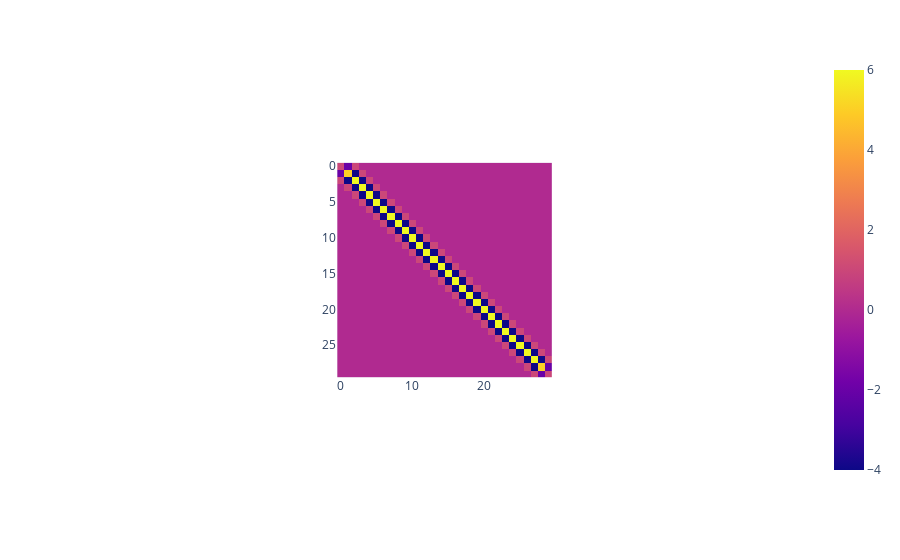

Notebook code cell kept with this figure:
### Code cell
px.imshow(Se.smoothness)

### Figure 1 — Plotly figure (JSON) as saved in the notebook; plotly's stock layout.template omitted (floating-point values rounded to 4 significant figures; data arrays with more than 128 entries replaced by an {"elided": "..."} marker saying what was removed)
{"data": [{"coloraxis": "coloraxis", "hovertemplate": "x: %{x}<br>y: %{y}<br>color: %{z}<extra></extra>", "type": "heatmap", "z": {"elided": "30x30 int values"}}], "layout": {"autosize": true, "coloraxis": {"colorscale": [[0, "#0d0887"], [0.1111, "#46039f"], [0.2222, "#7201a8"], [0.3333, "#9c179e"], [0.4444, "#bd3786"], [0.5556, "#d8576b"], [0.6667, "#ed7953"], [0.7778, "#fb9f3a"], [0.8889, "#fdca26"], [1, "#f0f921"]]}, "margin": {"t": 60}, "xaxis": {"autorange": true, "constrain": "domain", "domain": [0.3528, 0.6472], "range": [-0.5, 29.5], "scaleanchor": "y"}, "yaxis": {"autorange": true, "constrain": "domain", "domain": [0, 1], "range": [29.5, -0.5]}}}
